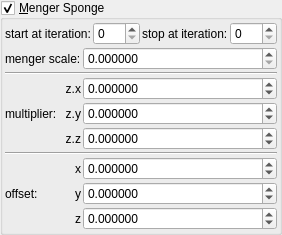
    <widget class="MyGroupBox" name="groupCheck_transf_function_enabled">
     <property name="font">
      <font>
       <weight>50</weight>
       <bold>false</bold>
      </font>
     </property>
     <property name="toolTip">
      <string/>
     </property>
     <property name="title">
      <string>&amp;Menger Sponge</string>
     </property>
     <property name="checkable">
      <bool>true</bool>
     </property>
     <layout class="QVBoxLayout" name="verticalLayout_30" stretch="0,0">
      <property name="spacing">
       <number>2</number>
      </property>
      <property name="leftMargin">
       <number>2</number>
      </property>
      <property name="topMargin">
       <number>2</number>
      </property>
      <property name="rightMargin">
       <number>2</number>
      </property>
      <property name="bottomMargin">
       <number>2</number>
      </property>
      <item>
       <layout class="QHBoxLayout" name="horizontalLayout_25" stretch="0,1,0,1">
        <item>
         <widget class="QLabel" name="label_107">
          <property name="text">
           <string>start at iteration:</string>
          </property>
         </widget>
        </item>
        <item>
         <widget class="MySpinBox" name="spinboxInt_transf_start_iterations_M">
          <property name="sizePolicy">
           <sizepolicy hsizetype="Minimum" vsizetype="Maximum">
            <horstretch>0</horstretch>
            <verstretch>0</verstretch>
           </sizepolicy>
          </property>
          <property name="minimum">
           <number>0</number>
          </property>
          <property name="maximum">
           <number>999</number>
          </property>
          <property name="value">
           <number>0</number>
          </property>
         </widget>
        </item>
        <item>
         <widget class="QLabel" name="label_78">
          <property name="text">
           <string>stop at iteration:</string>
          </property>
         </widget>
        </item>
        <item>
         <widget class="MySpinBox" name="spinboxInt_transf_stop_iterations_M">
          <property name="sizePolicy">
           <sizepolicy hsizetype="Preferred" vsizetype="Maximum">
            <horstretch>0</horstretch>
            <verstretch>0</verstretch>
           </sizepolicy>
          </property>
          <property name="maximum">
           <number>999</number>
          </property>
         </widget>
        </item>
       </layout>
      </item>
      <item>
       <layout class="QGridLayout" name="gridLayout_64" columnstretch="0,0,1">
        <property name="spacing">
         <number>2</number>
        </property>
        <item row="0" column="2">
         <widget class="MyDoubleSpinBox" name="spinbox_transf_scale_3">
          <property name="sizePolicy">
           <sizepolicy hsizetype="Minimum" vsizetype="Maximum">
            <horstretch>0</horstretch>
            <verstretch>0</verstretch>
           </sizepolicy>
          </property>
          <property name="font">
           <font>
            <weight>50</weight>
            <bold>false</bold>
           </font>
          </property>
          <property name="prefix">
           <string/>
          </property>
          <property name="suffix">
           <string/>
          </property>
          <property name="decimals">
           <number>6</number>
          </property>
          <property name="minimum">
           <double>0.000000000000000</double>
          </property>
          <property name="maximum">
           <double>99.989999999999995</double>
          </property>
          <property name="singleStep">
           <double>0.100000000000000</double>
          </property>
         </widget>
        </item>
        <item row="2" column="1">
         <widget class="QLabel" name="label_93">
          <property name="font">
           <font>
            <weight>50</weight>
            <bold>false</bold>
           </font>
          </property>
          <property name="text">
           <string notr="true">z.x</string>
          </property>
          <property name="alignment">
           <set>Qt::AlignRight|Qt::AlignTrailing|Qt::AlignVCenter</set>
          </property>
          <property name="wordWrap">
           <bool>true</bool>
          </property>
         </widget>
        </item>
        <item row="7" column="2">
         <widget class="MyDoubleSpinBox" name="spinbox3_transf_addition_constantA_000_y">
          <property name="sizePolicy">
           <sizepolicy hsizetype="Minimum" vsizetype="Maximum">
            <horstretch>0</horstretch>
            <verstretch>0</verstretch>
           </sizepolicy>
          </property>
          <property name="font">
           <font>
            <weight>50</weight>
            <bold>false</bold>
           </font>
          </property>
          <property name="prefix">
           <string/>
          </property>
          <property name="suffix">
           <string/>
          </property>
          <property name="decimals">
           <number>6</number>
          </property>
          <property name="minimum">
           <double>-99.989999999999995</double>
          </property>
          <property name="maximum">
           <double>99.989999999999995</double>
          </property>
          <property name="singleStep">
           <double>0.100000000000000</double>
          </property>
         </widget>
        </item>
        <item row="4" column="2">
         <widget class="MyDoubleSpinBox" name="spinbox3_transf_constant_multiplierA_111_z">
          <property name="sizePolicy">
           <sizepolicy hsizetype="Minimum" vsizetype="Maximum">
            <horstretch>0</horstretch>
            <verstretch>0</verstretch>
           </sizepolicy>
          </property>
          <property name="font">
           <font>
            <weight>50</weight>
            <bold>false</bold>
           </font>
          </property>
          <property name="prefix">
           <string/>
          </property>
          <property name="suffix">
           <string/>
          </property>
          <property name="decimals">
           <number>6</number>
          </property>
          <property name="minimum">
           <double>-99.989999999999995</double>
          </property>
          <property name="maximum">
           <double>99.989999999999995</double>
          </property>
          <property name="singleStep">
           <double>0.100000000000000</double>
          </property>
         </widget>
        </item>
        <item row="5" column="0" colspan="3">
         <widget class="Line" name="line_56">
          <property name="orientation">
           <enum>Qt::Horizontal</enum>
          </property>
         </widget>
        </item>
        <item row="3" column="1">
         <widget class="QLabel" name="label_90">
          <property name="font">
           <font>
            <weight>50</weight>
            <bold>false</bold>
           </font>
          </property>
          <property name="text">
           <string notr="true">z.y</string>
          </property>
          <property name="alignment">
           <set>Qt::AlignRight|Qt::AlignTrailing|Qt::AlignVCenter</set>
          </property>
         </widget>
        </item>
        <item row="8" column="2">
         <widget class="MyDoubleSpinBox" name="spinbox3_transf_addition_constantA_000_z">
          <property name="sizePolicy">
           <sizepolicy hsizetype="Minimum" vsizetype="Maximum">
            <horstretch>0</horstretch>
            <verstretch>0</verstretch>
           </sizepolicy>
          </property>
          <property name="font">
           <font>
            <weight>50</weight>
            <bold>false</bold>
           </font>
          </property>
          <property name="prefix">
           <string/>
          </property>
          <property name="suffix">
           <string/>
          </property>
          <property name="decimals">
           <number>6</number>
          </property>
          <property name="minimum">
           <double>-99.989999999999995</double>
          </property>
          <property name="maximum">
           <double>99.989999999999995</double>
          </property>
          <property name="singleStep">
           <double>0.100000000000000</double>
          </property>
         </widget>
        </item>
        <item row="2" column="2">
         <widget class="MyDoubleSpinBox" name="spinbox3_transf_constant_multiplierA_111_x">
          <property name="sizePolicy">
           <sizepolicy hsizetype="Minimum" vsizetype="Maximum">
            <horstretch>0</horstretch>
            <verstretch>0</verstretch>
           </sizepolicy>
          </property>
          <property name="font">
           <font>
            <weight>50</weight>
            <bold>false</bold>
           </font>
          </property>
          <property name="prefix">
           <string/>
          </property>
          <property name="suffix">
           <string/>
          </property>
          <property name="decimals">
           <number>6</number>
          </property>
          <property name="minimum">
           <double>-99.989999999999995</double>
          </property>
          <property name="maximum">
           <double>99.989999999999995</double>
          </property>
          <property name="singleStep">
           <double>0.100000000000000</double>
          </property>
         </widget>
        </item>
        <item row="6" column="1">
         <widget class="QLabel" name="label_120">
          <property name="font">
           <font>
            <weight>50</weight>
            <bold>false</bold>
           </font>
          </property>
          <property name="text">
           <string notr="true">x</string>
          </property>
          <property name="alignment">
           <set>Qt::AlignRight|Qt::AlignTrailing|Qt::AlignVCenter</set>
          </property>
         </widget>
        </item>
        <item row="8" column="1">
         <widget class="QLabel" name="label_122">
          <property name="font">
           <font>
            <weight>50</weight>
            <bold>false</bold>
           </font>
          </property>
          <property name="text">
           <string notr="true">z</string>
          </property>
          <property name="alignment">
           <set>Qt::AlignRight|Qt::AlignTrailing|Qt::AlignVCenter</set>
          </property>
         </widget>
        </item>
        <item row="4" column="1">
         <widget class="QLabel" name="label_98">
          <property name="font">
           <font>
            <weight>50</weight>
            <bold>false</bold>
           </font>
          </property>
          <property name="text">
           <string notr="true">z.z</string>
          </property>
          <property name="alignment">
           <set>Qt::AlignRight|Qt::AlignTrailing|Qt::AlignVCenter</set>
          </property>
         </widget>
        </item>
        <item row="6" column="2">
         <widget class="MyDoubleSpinBox" name="spinbox3_transf_addition_constantA_000_x">
          <property name="sizePolicy">
           <sizepolicy hsizetype="Minimum" vsizetype="Maximum">
            <horstretch>0</horstretch>
            <verstretch>0</verstretch>
           </sizepolicy>
          </property>
          <property name="font">
           <font>
            <weight>50</weight>
            <bold>false</bold>
           </font>
          </property>
          <property name="prefix">
           <string/>
          </property>
          <property name="suffix">
           <string/>
          </property>
          <property name="decimals">
           <number>6</number>
          </property>
          <property name="minimum">
           <double>-99.989999999999995</double>
          </property>
          <property name="maximum">
           <double>99.989999999999995</double>
          </property>
          <property name="singleStep">
           <double>0.100000000000000</double>
          </property>
         </widget>
        </item>
        <item row="6" column="0" rowspan="3">
         <widget class="QLabel" name="label_255">
          <property name="font">
           <font>
            <weight>50</weight>
            <bold>false</bold>
           </font>
          </property>
          <property name="text">
           <string>offset:</string>
          </property>
         </widget>
        </item>
        <item row="7" column="1">
         <widget class="QLabel" name="label_121">
          <property name="font">
           <font>
            <weight>50</weight>
            <bold>false</bold>
           </font>
          </property>
          <property name="text">
           <string notr="true">y</string>
          </property>
          <property name="alignment">
           <set>Qt::AlignRight|Qt::AlignTrailing|Qt::AlignVCenter</set>
          </property>
         </widget>
        </item>
        <item row="3" column="2">
         <widget class="MyDoubleSpinBox" name="spinbox3_transf_constant_multiplierA_111_y">
          <property name="sizePolicy">
           <sizepolicy hsizetype="Minimum" vsizetype="Maximum">
            <horstretch>0</horstretch>
            <verstretch>0</verstretch>
           </sizepolicy>
          </property>
          <property name="font">
           <font>
            <weight>50</weight>
            <bold>false</bold>
           </font>
          </property>
          <property name="prefix">
           <string/>
          </property>
          <property name="suffix">
           <string/>
          </property>
          <property name="decimals">
           <number>6</number>
          </property>
          <property name="minimum">
           <double>-99.989999999999995</double>
          </property>
          <property name="maximum">
           <double>99.989999999999995</double>
          </property>
          <property name="singleStep">
           <double>0.100000000000000</double>
          </property>
         </widget>
        </item>
        <item row="1" column="0" colspan="3">
         <widget class="Line" name="line_57">
          <property name="orientation">
           <enum>Qt::Horizontal</enum>
          </property>
         </widget>
        </item>
        <item row="2" column="0" rowspan="3">
         <widget class="QLabel" name="label_91">
          <property name="font">
           <font>
            <weight>50</weight>
            <bold>false</bold>
           </font>
          </property>
          <property name="text">
           <string>multiplier:</string>
          </property>
         </widget>
        </item>
        <item row="0" column="0" colspan="2">
         <widget class="QLabel" name="label_64">
          <property name="font">
           <font>
            <weight>50</weight>
            <bold>false</bold>
           </font>
          </property>
          <property name="text">
           <string>menger scale:</string>
          </property>
         </widget>
        </item>
       </layout>
      </item>
     </layout>
    </widget>
